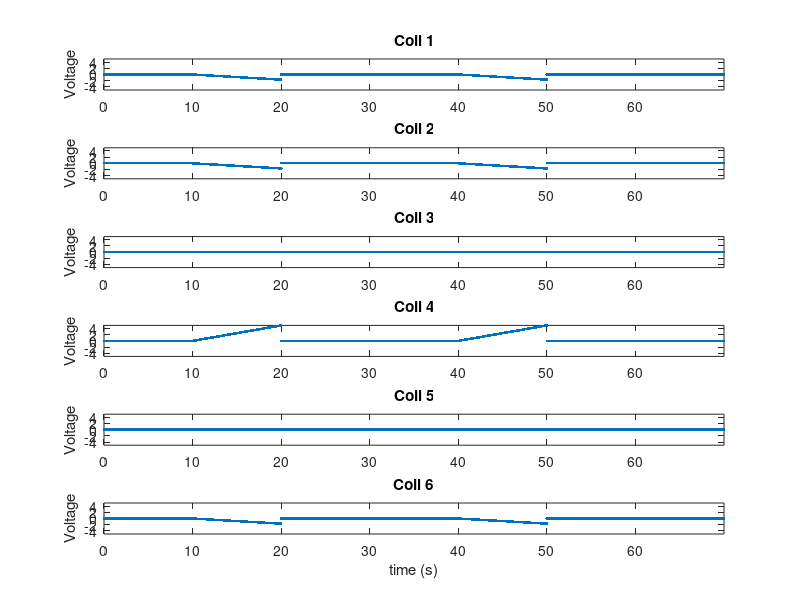

Write MATLAB code to recreate this figure. (Note: this script raises an error after producing the figure.)
% YIELD_STRESS_RAMP_EXPT Produces a .mat file that contains input signals used to drive magnets during a history dependence expt
%
% 3DFM function
% specific/rheology/driven_bead
% last modified 11/20/08 (krisford)
%
% Driven rheology
% 
% This matlab script will construct and save a .mat file that contains the
% input signals used to drive the magnets during a history dependence
% experiment.

% HARDWARE.  setup constants that describe the physical hardware used 
% to drive the experiment.  Variables in this section define the number 
% of coils in the 3dfm pole geometry, the number of DAQ Analog-Out 
% channels on the DAQ board, the identity of the DAQ board, etc...

DAQid = 'daqtest';
% DAQid = 'PCI-6713';
nDACout = 8;
nCoils = 6;
DAQ_sampling_rate = 1000;  % [Hz]

% EXPERIMENTAL DESIGN:  setup constants that describe experimental design.  
% Variables in this section define the start and end times of the
% experiment, and any "crucial points" that define a change of state in the
% experiment's progression.  The pole geometry used is also defined here.
pole_geometry = 'pole4-flat';
ramp_start_voltage = 0;
ramp_rate = 0.5;  % volts per second
start_time = 0;
times_to_activate_ramps = [10 40];
times_to_deactivate_ramps = [20 50];
end_time = 70;

% INITIAL MATH:  precondition the output matrix to all zeros and define the
% time vector that will give normal mortals an idea of what's going on.
end_time = end_time - 1/DAQ_sampling_rate;
ramp_rate = ramp_rate / DAQ_sampling_rate;
t = [start_time : 1/DAQ_sampling_rate : end_time]';
signal = zeros(length(t), nDACout);

% Define which poles are going to be excited and in what way.
switch pole_geometry
    case 'pole4-flat'
        poles_to_excite_pos = 4;
        poles_to_excite_neg = [1 2 6];
    case 'pole1-flat'
        poles_to_excite_pos = 1;
        poles_to_excite_neg = [3 4 5];
    otherwise
        error(['Pole geometry ' pole_geometry ' not recognized.']);
end


% SETUP OUTPUT MATRIX:  This section defines the output matrix that will be
% sent to DAQ board according to the experimental details defined above.
for k = 1 : length(times_to_activate_ramps)   
	idx = find(t > times_to_activate_ramps(k) & t < times_to_deactivate_ramps(k));
    ramp_vector = cumsum(ramp_rate * ones(length(idx),1));
    signal(idx, poles_to_excite_pos) = repmat(ramp_vector, 1, length(poles_to_excite_pos));
	signal(idx, poles_to_excite_neg) = repmat(-ramp_vector / length(poles_to_excite_neg), 1, length(poles_to_excite_neg));
end

% Plot test output, for inspection before beginning experiment.
for k = 1:nCoils
    figure(1);
    subplot(nCoils,1,k);
    plot(t, signal(:,k), '.');
    title(['Coil ' num2str(k)]);
    ylabel('Voltage');
    axis([start_time end_time -5 5]);

    if k == nCoils
        xlabel('time (s)');
    end
end


% Start experiment.  Call DACoperator. Call pulnix software. etc..
Nrepeat = 1;
channels = [0:nDACout-1]';
Vrange = [-10 10];
DACoperator(signal, Nrepeat, DAQid, channels, DAQ_sampling_rate, Vrange);

